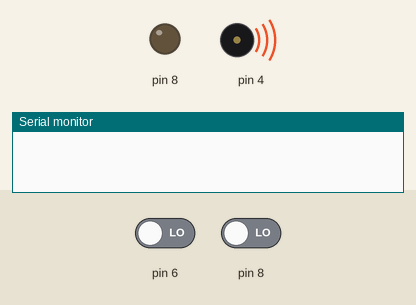
The sketch below on a simulated Arduino Uno, built with avr-gcc and run on an emulated ATmega328P. Shown: output pins drawn as LEDs (lit = HIGH), buzzer (waves = sounding), the last lines printed to the serial monitor. Inputs (shaded band) come from the test bench; at power-on: pin 6 LOW, pin 8 LOW.

Above: at 0.1 s.
At 2.2 s:
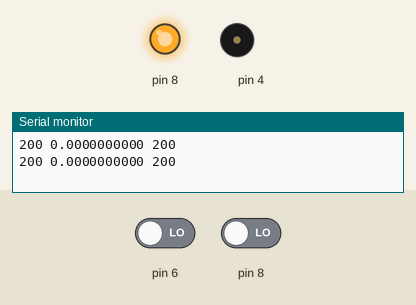
2.3 s: pin 6 driven HIGH
4.5 s: pin 6 driven LOW
8.6 s: pin 8 driven HIGH
11.0 s: pin 8 driven LOW
Timing chart, 0 to 14.0 s (numbered marks = the images above; inputs shaded):
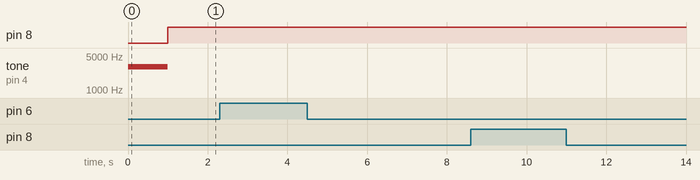

The sketch:

Light_Evaluate.ino
```cpp
void setup()               // Built-in initialization block
{
  tone(4, 3000, 1000);     // Play tone for 1 second
  delay(1000);             // Delay to finish tone
  Serial.begin(9600); // Set data rate to 9600 bps
}

void loop()               // Main loop auto-repeats
{
  float tLeft = float(rcTime(8));   // Get left light & make float
  float tRight = float(rcTime(6));  // Get right light & make float
  float ndShade;              // Normalized differential shade
  ndShade = tRight / (tLeft + tRight) - 0.5; //Calculate it and subtract 0.5
  int speedLeft, speedRight;  // Declare speed variables

  if (ndShade > 0.0)         // Shade on right?
  { // Slow down left wheel
    speedLeft = int(200.0 - (ndShade * 1000.0));
    speedLeft = constrain(speedLeft, -200, 200);
    speedRight = 200;       // Full speed right wheel
  }
  else                        // Shade on Left?
  { // Slow down right wheel
    speedRight = int(200.0 + (ndShade * 1000.0));
    speedRight = constrain(speedRight, -200, 200);
    speedLeft = 200;         // Full speed left wheel
  }
  Serial.print(speedLeft, DEC);         // Display speedLeft
  Serial.print(" ");                         // Spaces
  Serial.print(ndShade, DEC);         // Display ndShade
  Serial.print(" ");                        // More spaces
  Serial.println(speedRight, DEC);    // Display speedRight}
  delay(1000);                            // 1 second delay
}
long rcTime(int pin)          // rcTime measures decay at pin
{
  pinMode(pin, OUTPUT);       // Charge capacitor
  digitalWrite(pin, HIGH);        // ..by setting pin ouput-high
  delay(5);                           // ..for 5 ms
  pinMode(pin, INPUT);          // Set pin to input
  digitalWrite(pin, LOW);        // ..with no pullup
  long time = micros();          // Mark the time
  while (digitalRead(pin));       // Wait for voltage < threshold
  time = micros() - time;        // Calculate decay time
  return time;                      // Returns decay time
}
```
